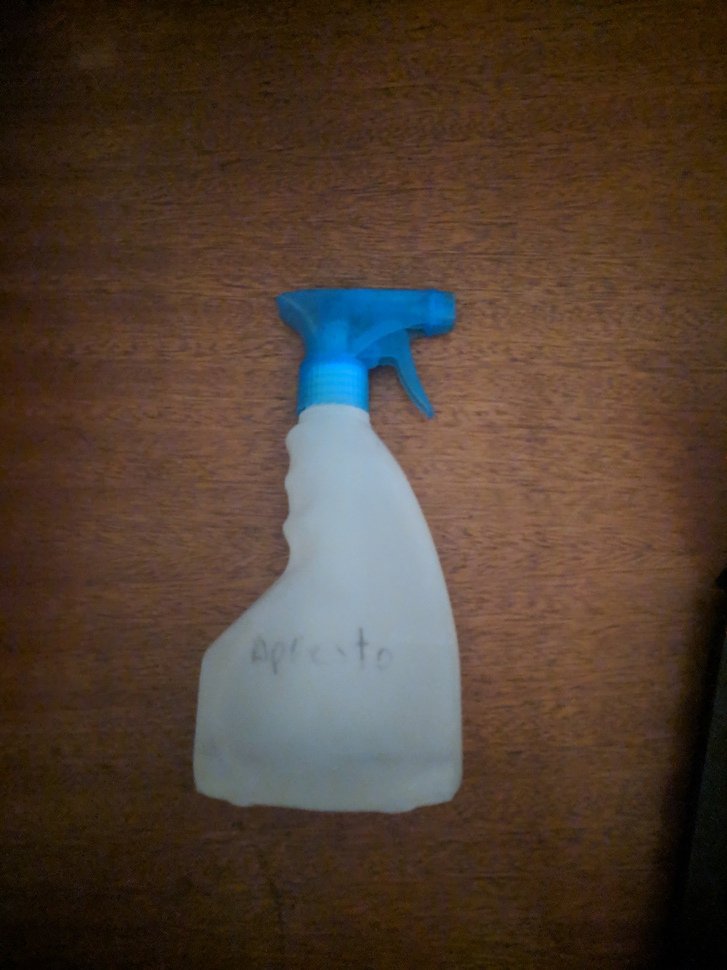
#> input picture Unidad1/imagenes/cv2_2024_04_09.jpg, 727 x 970 px, shrunk from 2998 x 3998 before the run, found by its file name
$ python ejercicio1.py
#> lines starting #> are read from the running program, lines starting #| are printed output that depends on the picture
import cv2
import matplotlib.pyplot as plt


''' Consigna

Elija una de las imágenes color que tomó para la clase y aplique separación de canales
y elija un método para transformarla en escala de grises.
Muestre por pantalla los resultados obtenidos.

'''


# Load the image
imagen = cv2.imread('Unidad1\imagenes\cv2_2024_04_09.jpg')
#> imagen is the input picture: shape (970, 727, 3); mean B, G, R 50.3, 62.9, 80

# Separate color channels
canal_azul, canal_verde, canal_rojo = cv2.split(imagen)
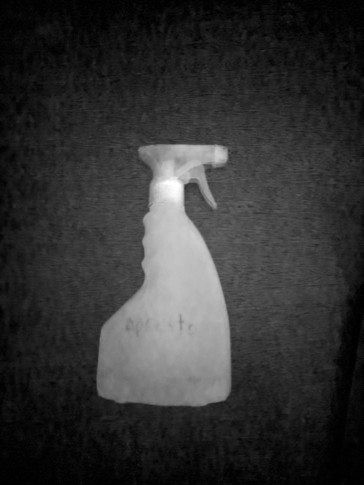
#> canal_azul: shape (970, 727) (shown at 1/2 size); min 0, max 255, mean 50.3
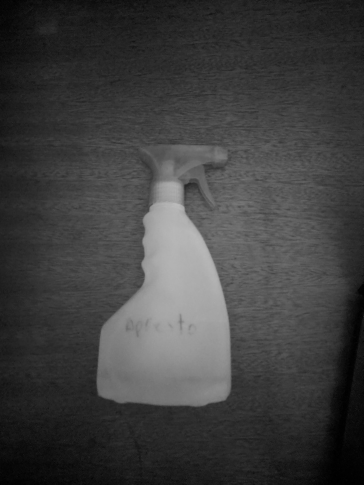
#> canal_verde: shape (970, 727) (shown at 1/2 size); min 0, max 188, mean 62.9
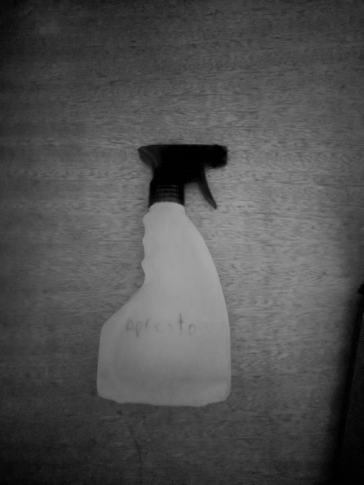
#> canal_rojo: shape (970, 727) (shown at 1/2 size); min 0, max 169, mean 80

# Convert the image to grayscale by taking the maximum of the channels
gris_maximo = cv2.max(imagen[:, :, 0], cv2.max(imagen[:, :, 1], imagen[:, :, 2]))
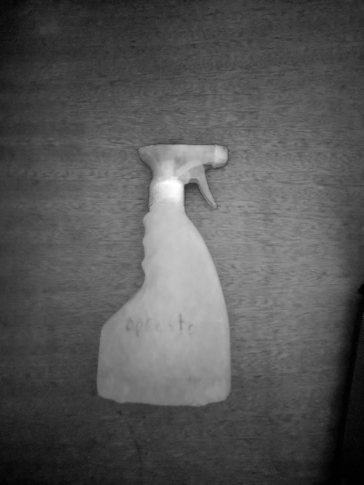
#> gris_maximo: shape (970, 727) (shown at 1/2 size); min 0, max 255, mean 86.1

# Create the figure and subplots
plt.figure(figsize=(15, 10))

# Original image and maximum of channels
plt.subplot(2, 3, 1)
plt.imshow(cv2.cvtColor(imagen, cv2.COLOR_BGR2RGB))
plt.title('Original')
plt.axis('off')

plt.subplot(2, 3, 2)
plt.imshow(gris_maximo, cmap='gray')
plt.title('Máximo de canales')
plt.axis('off')

# Red channel
plt.subplot(2, 3, 4)
plt.imshow(canal_rojo, cmap='Reds')
plt.title('Canal Rojo')
plt.axis('off')

# Green channel
plt.subplot(2, 3, 5)
plt.imshow(canal_verde, cmap='Greens')
plt.title('Canal Verde')
plt.axis('off')

# Blue channel
plt.subplot(2, 3, 6)
plt.imshow(canal_azul, cmap='Blues')
plt.title('Canal Azul')
plt.axis('off')

plt.show()
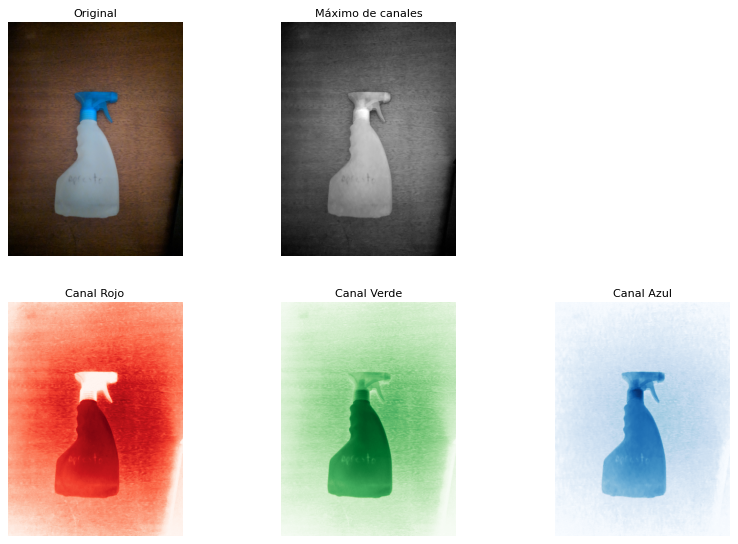
#> figure drawn by matplotlib, 5 panels

$ run again, with Unidad1/imagenes/cv3_2024_04_09.jpg copied over Unidad1/imagenes/cv2_2024_04_09.jpg
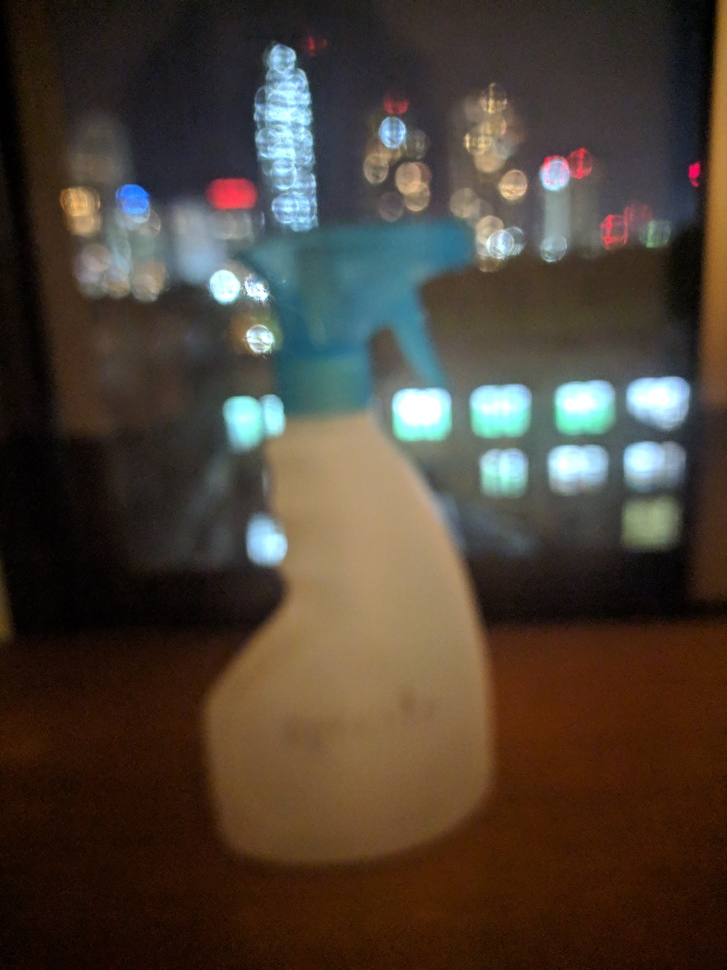
#> input picture Unidad1/imagenes/cv3_2024_04_09.jpg, 727 x 970 px, shrunk from 2998 x 3998 before the run, found by its file name
#> imagen is the input picture: shape (970, 727, 3); mean B, G, R 53.4, 64.2, 74.9
#> `canal_azul, canal_verde, canal_rojo = cv2.split(imagen)`:
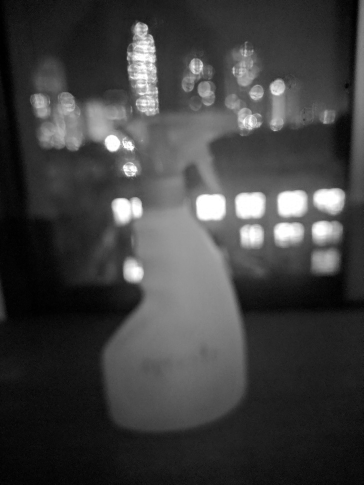
#> canal_verde: shape (970, 727) (shown at 1/2 size); min 0, max 255, mean 64.2
#> `gris_maximo = cv2.max(imagen[:, :, 0], cv2.max(imagen[:, :, 1], imagen..`:
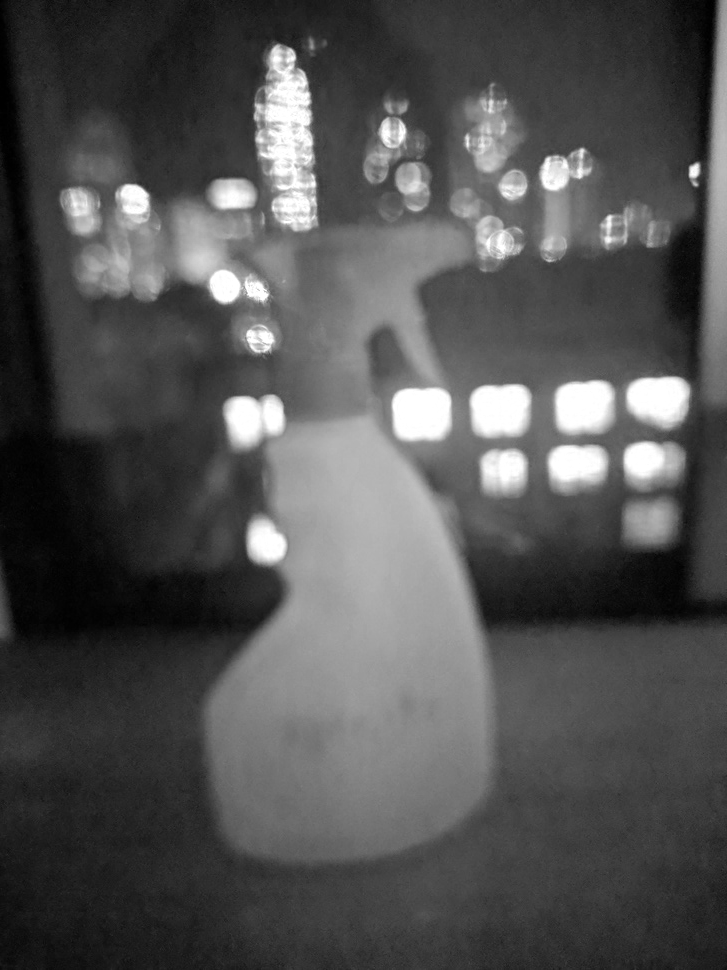
#> gris_maximo: shape (970, 727); min 0, max 255, mean 82

$ run again, with Unidad1/imagenes/cv4_2024_04_09.jpg copied over Unidad1/imagenes/cv2_2024_04_09.jpg
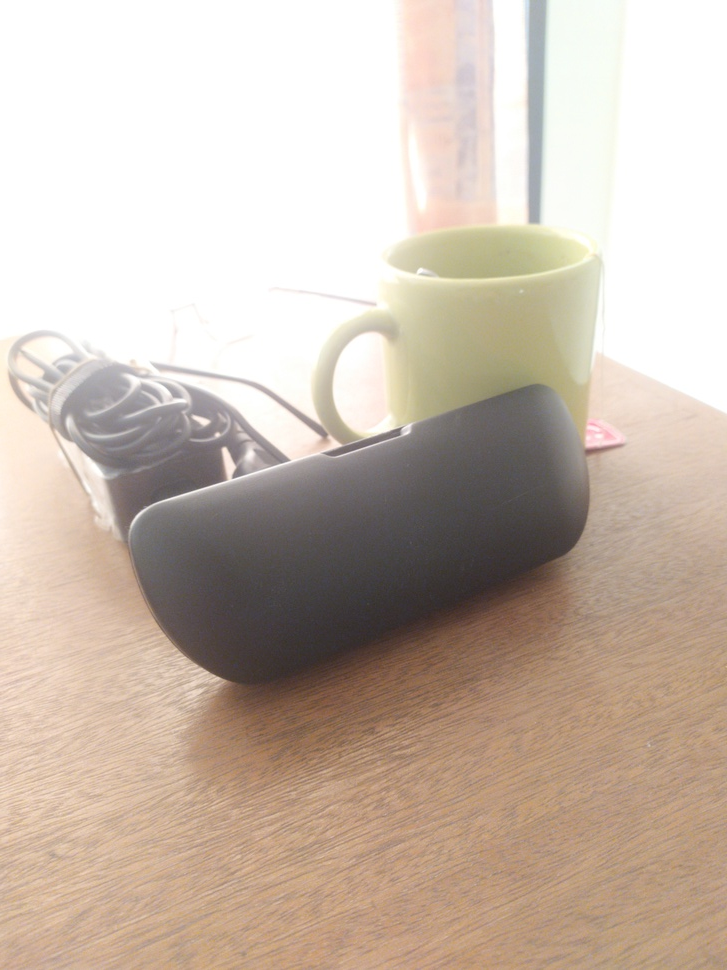
#> input picture Unidad1/imagenes/cv4_2024_04_09.jpg, 727 x 970 px, shrunk from 3000 x 4000 before the run, found by its file name
#> imagen is the input picture: shape (970, 727, 3); mean B, G, R 173.1, 185.8, 200.5
#> `canal_azul, canal_verde, canal_rojo = cv2.split(imagen)`:
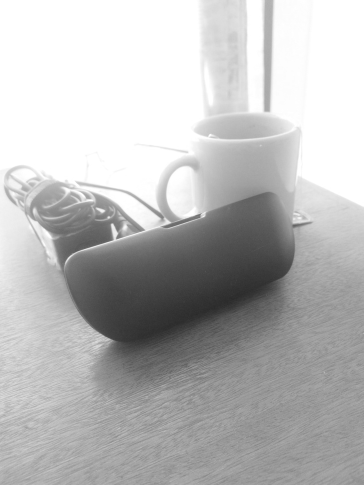
#> canal_verde: shape (970, 727) (shown at 1/2 size); min 39, max 255, mean 185.8
#> `canal_azul, canal_verde, canal_rojo = cv2.split(imagen)`:
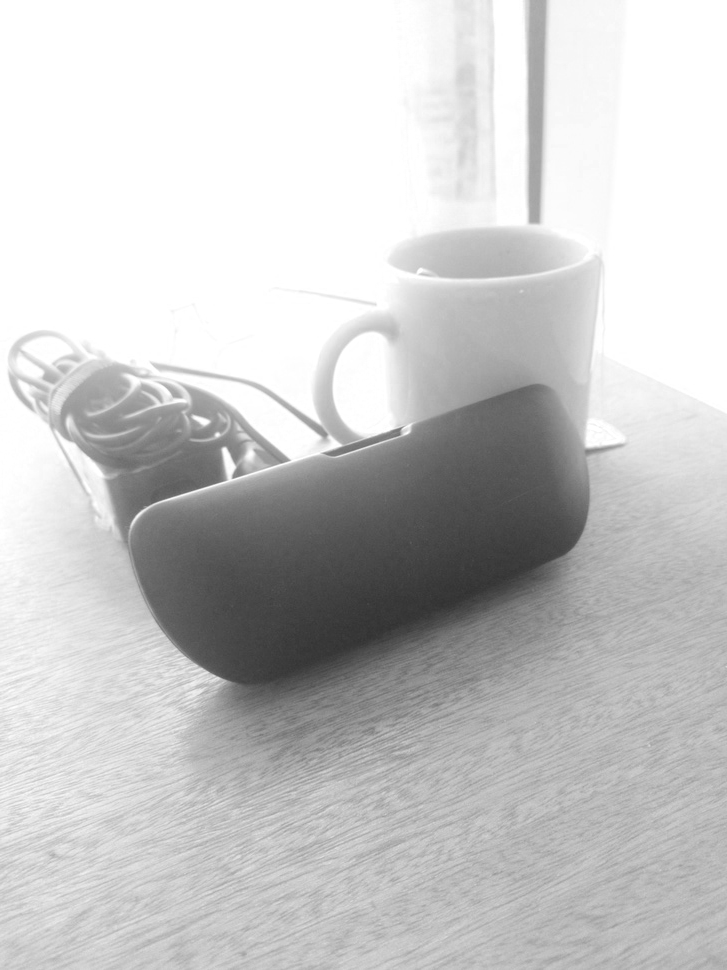
#> canal_rojo: shape (970, 727); min 48, max 255, mean 200.5
